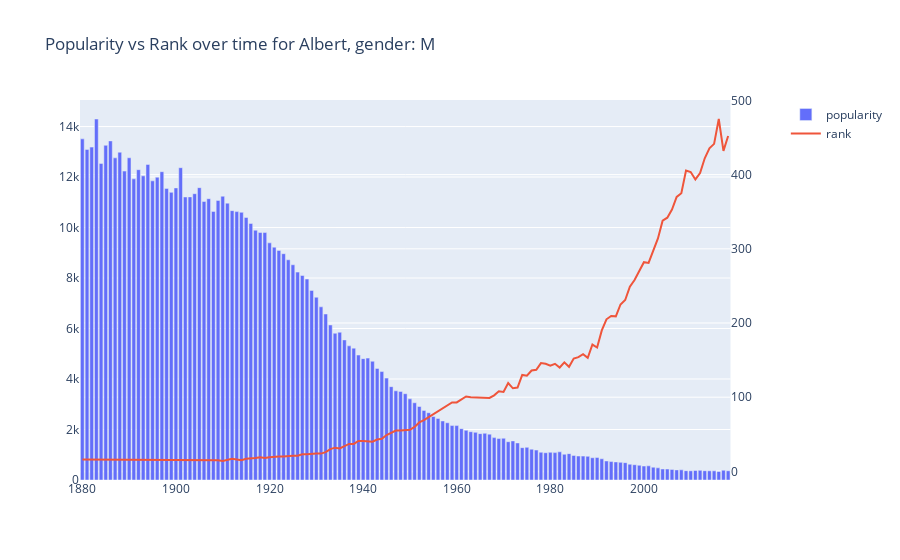

Notebook source saved alongside this figure:
### Code cell
popular_name('Albert', 'M')

### Figure 1 — Plotly figure (JSON) as saved in the notebook; plotly's stock layout.template omitted (floating-point values rounded to 4 significant figures; data arrays with more than 128 entries replaced by an {"elided": "..."} marker saying what was removed)
{"data": [{"name": "popularity", "type": "bar", "x": {"elided": "139 int values"}, "xaxis": "x", "y": {"elided": "139 float values"}, "yaxis": "y"}, {"mode": "lines", "name": "rank", "type": "scatter", "x": {"elided": "139 int values"}, "xaxis": "x", "y": {"elided": "139 float values"}, "yaxis": "y2"}], "layout": {"title": {"text": "Popularity vs Rank over time for Albert, gender: M"}, "xaxis": {"anchor": "y", "domain": [0, 0.94]}, "yaxis": {"anchor": "x", "domain": [0, 1]}, "yaxis2": {"anchor": "x", "overlaying": "y", "side": "right"}}}
